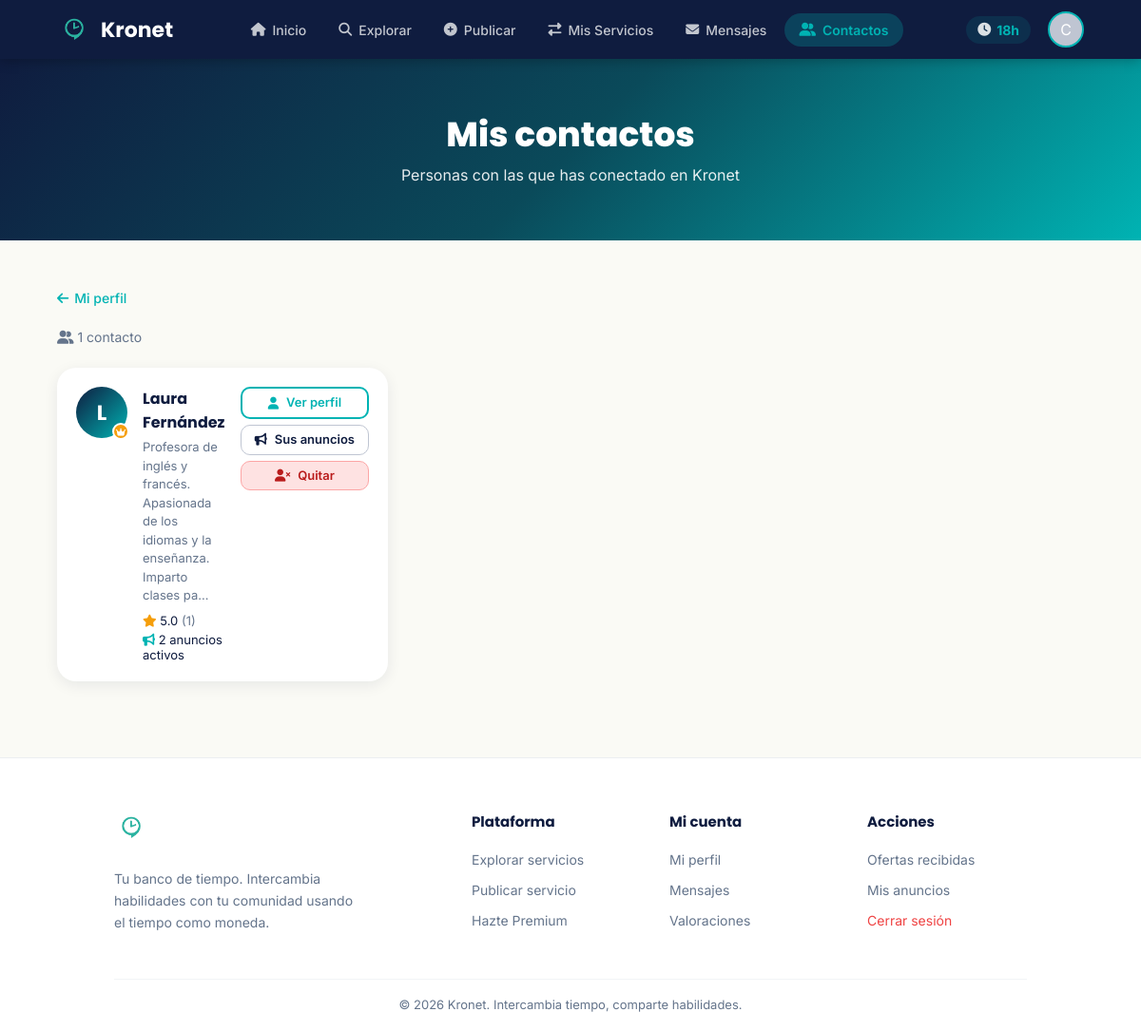
The page /public/contactos (signed in) on the database its author committed.
### tables this page shows
CREATE TABLE usuarios (
    id_usuario          INT AUTO_INCREMENT PRIMARY KEY,
    nombre              VARCHAR(100)            NOT NULL,
    email               VARCHAR(150) UNIQUE     NOT NULL,
    contrasenia_hash    VARCHAR(255)            NOT NULL,
    descripcion         TEXT,
    tipo_usuario        VARCHAR(50)             DEFAULT 'registrado',   
    fecha_registro      DATETIME                DEFAULT CURRENT_TIMESTAMP,
    saldo_monedas       INT                     DEFAULT 5,              
    estado_cuenta       VARCHAR(50)             DEFAULT 'activa'        
);

### public/index.php (called while the page is built, shortened)
<?php
    require_once __DIR__ . '/../routes/web.php';
?>

### app/models/User.php (called while the page is built, shortened)
<?php
require_once __DIR__ . '/../../config/conexion_db.php';
class User {
    public static function findById($id) {
        global $pdo;
        $stmt = $pdo->prepare("SELECT * FROM usuarios WHERE id_usuario = ?");
        $stmt->execute([$id]);
        return $stmt->fetch(PDO::FETCH_ASSOC);
    }
}

### app/models/Contacto.php (called while the page is built, shortened)
<?php
require_once __DIR__ . '/../../config/conexion_db.php';
class Contacto {
    public static function listarConDetalles($idUsuario) {
        global $pdo;
        $stmt = $pdo->prepare("
            SELECT
                u.id_usuario,
                u.nombre,
                u.descripcion,
                u.tipo_usuario,
                c.fecha,
                COALESCE(AVG(v.puntuacion), 0)    AS media_valoraciones,
                COUNT(DISTINCT v.id_valoracion)   AS total_valoraciones,
                COUNT(DISTINCT a.id_anuncio)      AS total_anuncios
            FROM contactos c
            JOIN usuarios u ON c.id_usuario_amigo = u.id_usuario
            LEFT JOIN valoraciones v ON v.id_usuario_destino = u.id_usuario
            LEFT JOIN anuncios a    ON a.id_usuario = u.id_usuario AND a.estado = 'activo'
            WHERE c.id_usuario = ?
            GROUP BY u.id_usuario, u.nombre, u.descripcion, u.tipo_usuario, c.fecha
            ORDER BY c.fecha DESC
        ");
        $stmt->execute([$idUsuario]);
        return $stmt->fetchAll(PDO::FETCH_ASSOC);
    }
}

### app/views/contactos/listado.php (the view, shortened to what this page needs)
<?php
require __DIR__ . '/../partials/head.php';
require __DIR__ . '/../partials/navbar.php';
?>
<section class="hero-section hero-compact">
    <h1>Mis contactos</h1>
    <p>Personas con las que has conectado en Kronet</p>
</section>
<div class="page-wrap-wide">
    <a class="back-link" href="/kronet/public/perfil"><i class="fas fa-arrow-left"></i> Mi perfil</a>
    <?php if (empty($contactos)): ?>
        <div class="empty-state" style="margin-top:40px;">
            <div class="empty-icon"><i class="fas fa-user-friends"></i></div>
            <p>Todavía no tienes contactos.</p>
            <p style="font-size:14px; color:var(--gris-texto); margin-top:8px;">
                Visita el perfil de otro usuario y pulsa <strong>"Agregar a contactos"</strong> para empezar a conectar.
            </p>
            <a href="/kronet/public/anuncios/buscar" class="btn btn-primary" style="margin-top:18px;">
                <i class="fas fa-search"></i> Explorar servicios
            </a>
        </div>
    <?php else: ?>
        <p style="font-size:14px; color:var(--gris-texto); margin-bottom:24px;">
            <i class="fas fa-user-friends"></i> <?= count($contactos) ?> contacto<?= count($contactos) != 1 ? 's' : '' ?>
        </p>
        <div class="contactos-grid">
            <?php foreach ($contactos as $c): ?>
                <div class="contacto-card" id="ccard-<?= (int)$c['id_usuario'] ?>">
                    <div class="cc-avatar">
                        <?= strtoupper(substr($c['nombre'], 0, 1)) ?>
                        <?php if ($c['tipo_usuario'] === 'suscrito'): ?>
                            <span class="cc-premium" title="Premium"><i class="fas fa-crown"></i></span>
                        <?php endif; ?>
                    </div>
                    <div class="cc-info">
                        <h3>
                            <a href="/kronet/public/perfil/<?= (int)$c['id_usuario'] ?>">
                                <?= htmlspecialchars($c['nombre']) ?>
                            </a>
                        </h3>
                        <?php if (!empty($c['descripcion'])): ?>
                            <p class="cc-desc"><?= htmlspecialchars(mb_substr($c['descripcion'], 0, 90)) ?><?= mb_strlen($c['descripcion']) > 90 ? '…' : '' ?></p>
                        <?php else: ?>
                            <p class="cc-desc" style="color:var(--gris-texto); font-style:italic;">Sin descripción</p>
                        <?php endif; ?>
                        <div class="cc-meta">
                            <?php if ((float)$c['media_valoraciones'] > 0): ?>
                                <span title="Valoración media">
                                    <i class="fas fa-star" style="color:#F59E0B;"></i>
                                    <?= number_format((float)$c['media_valoraciones'], 1) ?>
                                    <span style="color:var(--gris-texto);">(<?= (int)$c['total_valoraciones'] ?>)</span>
                                </span>
                            <?php else: ?>
                                <span style="color:var(--gris-texto);">Sin valoraciones</span>
                            <?php endif; ?>
                            <span title="Anuncios activos">
                                <i class="fas fa-bullhorn" style="color:var(--azul-verdoso);"></i>
                                <?= (int)$c['total_anuncios'] ?> anuncio<?= $c['total_anuncios'] != 1 ? 's' : '' ?> activo<?= $c['total_anuncios'] != 1 ? 's' : '' ?>
                            </span>
                        </div>
                    </div>
                    <div class="cc-actions">
                        <a href="/kronet/public/perfil/<?= (int)$c['id_usuario'] ?>" class="btn btn-outline btn-sm">
                            <i class="fas fa-user"></i> Ver perfil
                        </a>
                        <?php if ((int)$c['total_anuncios'] > 0): ?>
                            <a href="/kronet/public/anuncios/buscar" class="btn btn-ghost btn-sm">
                                <i class="fas fa-bullhorn"></i> Sus anuncios
                            </a>
                        <?php endif; ?>
                        <button class="btn btn-danger btn-sm" onclick="quitarContacto(<?= (int)$c['id_usuario'] ?>)">
                            <i class="fas fa-user-times"></i> Quitar
                        </button>
                    </div>
                </div>
            <?php endforeach; ?>
        </div>
    <?php endif; ?>
</div>
<?php require __DIR__ . '/../partials/footer.php'; ?>

### app/views/partials/navbar.php (shortened to what this page needs)
<?php
require_once __DIR__ . '/../../models/User.php';
$navActive = $navActive ?? '';
$navUserId = $_SESSION['id_usuario'] ?? null;
$navUser   = $navUserId ? User::findById($navUserId) : null;
$navUnreadMsg = $navUserId ? Mensaje::contarNoLeidos($navUserId) : 0;
if (!function_exists('navItem')) {
    function navItem($active, $current, $href, $icon, $label, $badge = 0) {
        $cls = $active === $current ? ' class="active"' : '';
        $badgeHtml = $badge > 0 ? '<span class="nav-badge">' . ($badge > 9 ? '9+' : $badge) . '</span>' : '';
        echo '<li><a href="' . $href . '"' . $cls . '><i class="' . $icon . '"></i> ' . $label . $badgeHtml . '</a></li>';
    }
}
?>
<nav class="navbar">
    <a href="/kronet/public/" class="logo-container">
        <div class="logo-icon">
            <img src="/kronet/public/assets/images/logo.png" alt="Kronet">
        </div>
        <span class="logo-text">Kronet</span>
    </a>
    <ul class="nav-menu" id="navMenu">
        <?php navItem($navActive, 'inicio',    '/kronet/public/',                'fas fa-home',         'Inicio'); ?>
        <?php if ($navUser): ?>
            <?php navItem($navActive, 'publicar',  '/kronet/public/anuncios/crear',                'fas fa-plus-circle',  'Publicar'); ?>
            <?php navItem($navActive, 'servicios', '/kronet/public/intercambios/mis-intercambios', 'fas fa-exchange-alt', 'Mis Servicios'); ?>
            <?php navItem($navActive, 'mensajes',  '/kronet/public/mensajes',  'fas fa-envelope',      'Mensajes', $navUnreadMsg); ?>
            <?php navItem($navActive, 'contactos', '/kronet/public/contactos', 'fas fa-user-friends',  'Contactos'); ?>
        <?php endif; ?>
    </ul>
    <div class="nav-user">
        <?php if ($navUser): ?>
            <div class="credits-badge" title="Tu saldo de créditos de tiempo">
                <i class="fas fa-clock"></i>
                <strong><?= (int)$navUser['saldo_monedas'] ?>h</strong>
            </div>
            <a href="/kronet/public/perfil" class="avatar-nav" title="Mi perfil">
                <?= strtoupper(substr($navUser['nombre'] ?? 'U', 0, 1)) ?>
            </a>
        <?php endif; ?>
    </div>
</nav>

### rows shown on the page
usuarios: saldo_monedas "18", nombre "C"
usuarios: nombre "L", tipo_usuario "suscrito" (drawn), nombre "Laura Fernández", descripcion "Profesora de inglés y francés. Apasionada de los idiomas y la enseñanza. Imparto clases pa", media_valoraciones "5.0", total_valoraciones "1", total_anuncios "2"

### other values the page prints
$label "Inicio Explorar Publicar Mis Servicios Mensajes Contactos"
count($contactos) "1"
